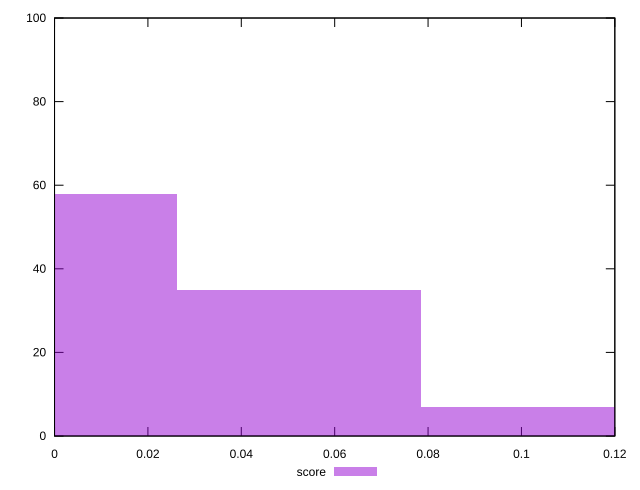

This chart was generated by the following gnuplot code:
reset

$score <<EOF
0.05230735074833703 35
0 58
0.10461470149667405 7
EOF

set key outside below
set boxwidth 0.05230735074833703
set xrange [0:0.12]
set yrange [0:100]
set trange [0:100]
set style fill transparent solid 0.5 noborder
set terminal svg size 640, 490 enhanced background rgb 'white'
set output "reports/report_00028_2021-02-24T12-49-42.674Z/max-potential-fid/samples/astro/score/histogram.svg"

plot $score title "score" with boxes

reset
